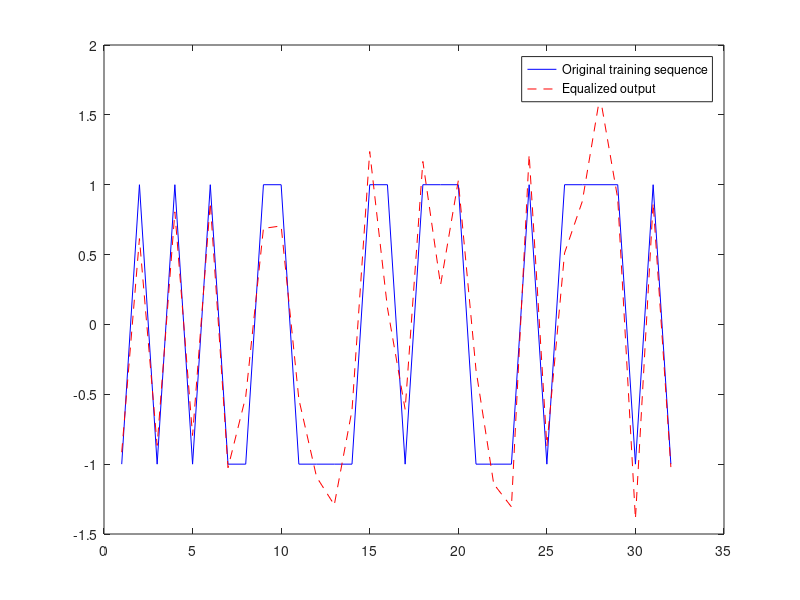

This figure's MATLAB source: (Note: this script raises an error after producing the figure.)
clear;
load('spydata.mat'); % This loads cPic and received
load('training.mat'); % This loads the training sequence

% Known parameters
L = 8; % Filter order (can be tuned)
N_training = length(training); % Number of known training symbols

% Build convolution matrix for the received training signal
R = convmtx(received(1:N_training), L + 1);

% Ensure R has the same number of rows as the length of the training sequence
R = R(1:N_training, :); 

% Solve for the equalizer coefficients using the training sequence
w = R \ training(:); % Now the dimensions should match

% Filter the entire received signal using the estimated equalizer
z = filter(w, 1, received);

% Plot the equalizer performance (optional)
figure; plot(training, 'b'); hold on; plot(z(1:N_training), 'r--');
legend('Original training sequence', 'Equalized output');

% Detect the transmitted symbols
b_hat = sign(z); % Threshold at zero

% Reconstruct the key
key_reconstructed = b_hat;

% Use the reconstructed key to decode the image
dPic = decoder(key_reconstructed, cPic);

% Display the decoded image
figure; image(dPic); axis square;
title('Decoded Image');

% Introduce random bit errors in the reconstructed key
error_rate = 0.05; % 5% of the bits will be flipped
n_errors = round(error_rate * length(key_reconstructed));
error_indices = randperm(length(key_reconstructed), n_errors);

% Flip the bits at the error indices
key_with_errors = key_reconstructed;
key_with_errors(error_indices) = -key_with_errors(error_indices);

% Decode the image with the erroneous key
dPic_err = decoder(key_with_errors, cPic);

% Display the corrupted image
figure; image(dPic_err); axis square;
title(['Decoded Image with ', num2str(error_rate * 100), '% Bit Errors']);